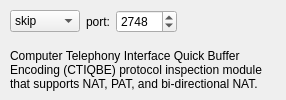
         <widget class="QWidget" name="label660">
          <attribute name="title">
           <string>ctiqbe</string>
          </attribute>
          <layout class="QGridLayout">
           <property name="leftMargin">
            <number>10</number>
           </property>
           <property name="topMargin">
            <number>10</number>
           </property>
           <property name="rightMargin">
            <number>0</number>
           </property>
           <property name="bottomMargin">
            <number>0</number>
           </property>
           <item row="0" column="0">
            <widget class="QComboBox" name="pix_ctiqbe_switch">
             <item>
              <property name="text">
               <string>skip</string>
              </property>
             </item>
             <item>
              <property name="text">
               <string>enable</string>
              </property>
             </item>
             <item>
              <property name="text">
               <string>disable</string>
              </property>
             </item>
            </widget>
           </item>
           <item row="1" column="0" colspan="4">
            <widget class="QLabel" name="label664">
             <property name="text">
              <string>Computer Telephony Interface Quick Buffer Encoding (CTIQBE) protocol inspection module that supports NAT, PAT, and bi-directional NAT.</string>
             </property>
             <property name="alignment">
              <set>Qt::AlignmentFlag::AlignLeading|Qt::AlignmentFlag::AlignLeft|Qt::AlignmentFlag::AlignVCenter</set>
             </property>
             <property name="wordWrap">
              <bool>true</bool>
             </property>
            </widget>
           </item>
           <item row="0" column="1">
            <widget class="QLabel" name="label663">
             <property name="text">
              <string>port:</string>
             </property>
             <property name="alignment">
              <set>Qt::AlignmentFlag::AlignCenter</set>
             </property>
             <property name="wordWrap">
              <bool>false</bool>
             </property>
             <property name="buddy">
              <cstring>pix_ctiqbe_port</cstring>
             </property>
            </widget>
           </item>
           <item row="0" column="2">
            <widget class="QSpinBox" name="pix_ctiqbe_port">
             <property name="minimum">
              <number>1</number>
             </property>
             <property name="maximum">
              <number>65535</number>
             </property>
             <property name="value">
              <number>2748</number>
             </property>
            </widget>
           </item>
           <item row="0" column="3">
            <spacer>
             <property name="orientation">
              <enum>Qt::Orientation::Horizontal</enum>
             </property>
             <property name="sizeType">
              <enum>QSizePolicy::Policy::Expanding</enum>
             </property>
             <property name="sizeHint" stdset="0">
              <size>
               <width>80</width>
               <height>20</height>
              </size>
             </property>
            </spacer>
           </item>
          </layout>
         </widget>
